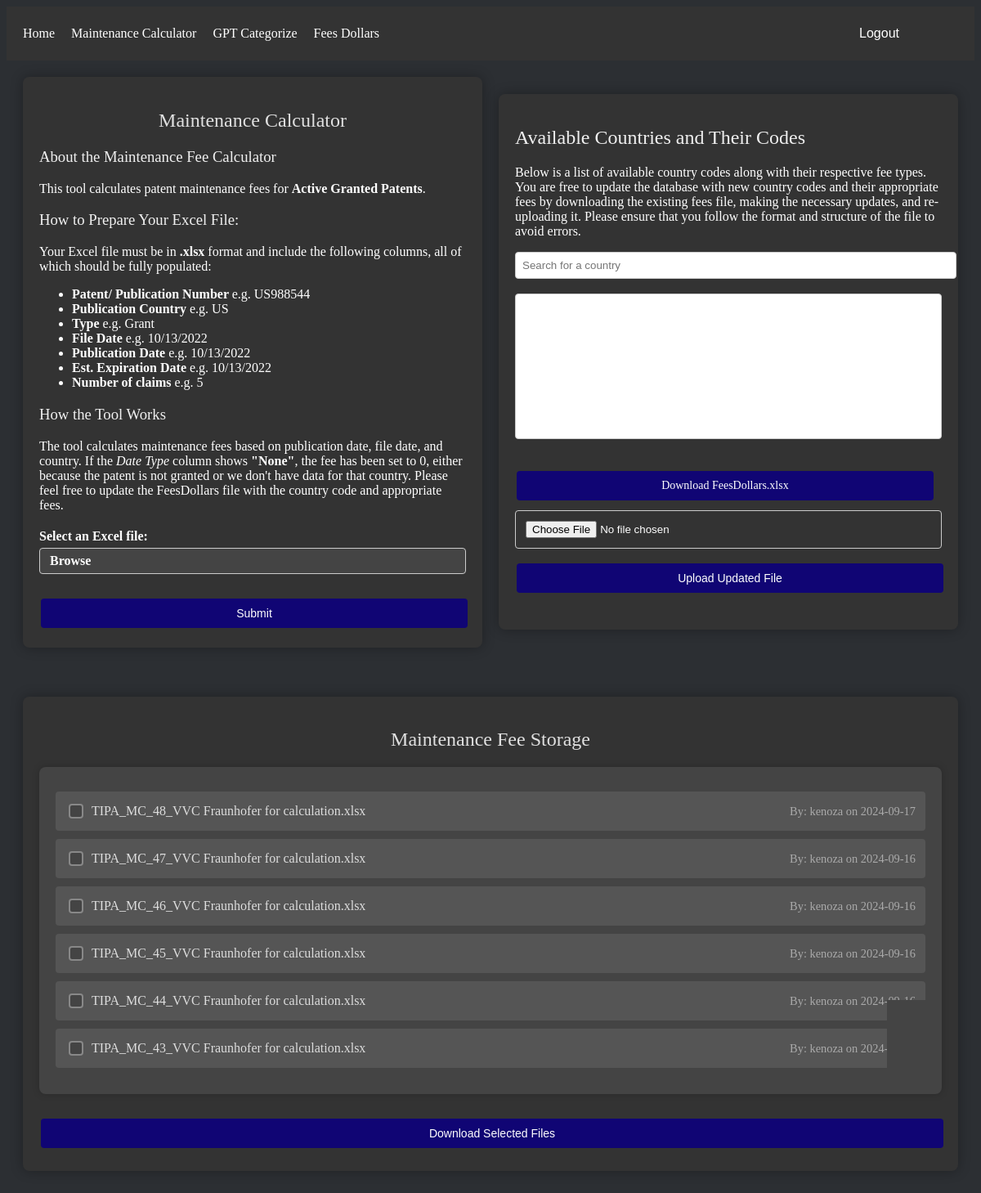
Page /calculate/ (signed in) on the committed database.
### calculator/models.py (models this page shows, shortened)
class CalculationResult(models.Model):
    filename = models.CharField(max_length=255)  # The name of the file
    file_content = models.BinaryField(blank=True, null=True)  # The binary content of the file (Excel/CSV)
    created_at = models.DateTimeField(auto_now_add=True)
    created_by = models.ForeignKey(User, on_delete=models.SET_NULL, null=True)  # Tracks the user who uploaded/created the file
    created_by_username = models.CharField(max_length=255, blank=True, null=True)  # Store the username as a string

### calculator/views.py (the view)
# urls.py: path('calculate/', views.calculate_fees_view, name='calculate_fees'),
@login_required
def calculate_fees_view(request):
    if request.method == "POST":
        form = UploadFileForm(request.POST, request.FILES)
        if form.is_valid():
            file = form.cleaned_data["file"]
            try:
                full_patent_df, patent_df = read_patent_data(file)
                patent_info = extract_patent_info(patent_df)
                fees_info_path = os.path.join(settings.BASE_DIR, 'calculator', 'data', 'feesdollars.xlsx')
                fees_info = read_fees_data(fees_info_path)
                country_codes_and_names = {
                    code: {
                        'country': fees_info.iloc[1][code],
                        'type': fees_info.iloc[0][code]
                    }
                    for code in fees_info.columns
                }
                date_types = locate_country_code_in_fees(patent_info, fees_info)
                results_df = patent_df.copy()
                results_df['Date Type'] = None
                for i, patent in enumerate(patent_info):
                    results_df = date_check(patent, date_types, fees_info, results_df, i)
                if 'Total Fees' in results_df.columns:
                    results_df['Total Fees'] = pd.to_numeric(results_df['Total Fees'], errors='coerce')
                year_columns = [col for col in results_df.columns if col.isdigit()]
                if year_columns:
                    results_df[year_columns] = results_df[year_columns].apply(pd.to_numeric, errors='coerce')
                results_df = post_process_fees(results_df)
                results_df = add_total_fees_per_patent(results_df)
                results_df = calculate_grand_total(results_df)
                output_buffer = BytesIO()
                with pd.ExcelWriter(output_buffer, engine='openpyxl') as writer:
                    results_df.to_excel(writer, sheet_name='Calculated Fees', index=False)
                output_buffer.seek(0)  # Reset buffer pointer
                workbook = load_workbook(output_buffer)  # Load the workbook into openpyxl
                create_overview_sheet(workbook, results_df)
                format_dates_and_currency(workbook)
                final_output = BytesIO()
                workbook.save(final_output)  # Save the updated workbook to BytesIO
                final_output.seek(0)  # Reset pointer to the beginning
                project_id = CalculationResult.objects.count() + 1
                original_filename = os.path.splitext(file.name)[0]
                new_filename = f"TIPA_MC_{project_id}_{original_filename}.xlsx"
                CalculationResult.objects.create(
                    filename=new_filename,
                    file_content=final_output.getvalue(),  # Save the Excel file content as binary
                    created_by=request.user
                )
                return redirect('calculate_fees')
            except (MissingRequiredColumnsError, ExcelError) as e:
                error_message = str(e)
            except Exception as e:
                error_message = f"An unexpected error occurred: {str(e)}"
        result_files_calculation = CalculationResult.objects.order_by('-created_at')
        return render(request, 'calculator/calculate.html', {
            'form': form,
            'error_message': error_message,
            'result_files_calculation': result_files_calculation,
            'country_codes_and_names': country_codes_and_names,  # Pass the country codes and names
        })
    else:
        form = UploadFileForm()
        fees_info_path = os.path.join(settings.BASE_DIR, 'calculator', 'data', 'feesdollars.xlsx')
        fees_info = read_fees_data(fees_info_path)
        country_codes_and_names = {
            code: {
                'country': fees_info.iloc[1][code],
                        'type': fees_info.iloc[0][code]
                    }
                    for code in fees_info.columns
                }
        result_files_calculation = CalculationResult.objects.order_by('-created_at')
        return render(request, 'calculator/calculate.html', {
            'form': form,
            'result_files_calculation': result_files_calculation,
            'country_codes_and_names': country_codes_and_names,  # Pass the country codes and names
        })

### calculator/forms.py
class UploadFileForm(forms.Form):
    file = forms.FileField(label='Select an Excel file')

### calculator/utils/fees_reader.py (called while the page is built)
def read_fees_data(file_path):
    try:
        fees_df = pd.read_excel(file_path)
    except FileNotFoundError:
        logging.error(f"File not found: {file_path}. Returning empty fees data.")
        return pd.DataFrame()  # Return an empty DataFrame if file is not found
    except Exception as e:
        logging.error(f"Error reading Excel file {file_path}: {e}. Returning empty fees data.")
        return pd.DataFrame()  # Return an empty DataFrame if an error occurs
    if fees_df.empty:
        logging.warning(f"Fees data is empty in {file_path}")
    return fees_df

### calculator/templates/calculator/Calculate.html (shortened to what this page needs)
{% extends "calculator/base.html" %}
{% block content %}
<div class="calc-page-container">
    <div class="calc-container">
        <h2 class="calc-heading">Maintenance Calculator</h2>
        <div class="calc-user-manual">
            <h3>About the Maintenance Fee Calculator</h3>
            <p>This tool calculates patent maintenance fees for <strong>Active Granted Patents</strong>.</p>
            <h3>How to Prepare Your Excel File:</h3>
            <p>Your Excel file must be in <strong>.xlsx</strong> format and include the following columns, all of which should be fully populated:</p>
            <ul>
                <li><strong>Patent/ Publication Number </strong>  e.g. US988544</li>
                <li><strong>Publication Country </strong>  e.g. US</li>
                <li><strong>Type</strong>  e.g. Grant</li>
                <li><strong>File Date </strong>  e.g. 10/13/2022</li>
                <li><strong>Publication Date </strong>  e.g. 10/13/2022</li>
                <li><strong>Est. Expiration Date </strong>  e.g. 10/13/2022</li>
                <li><strong>Number of claims </strong>  e.g. 5</li>
            </ul>
            <h3>How the Tool Works</h3>
            <p>The tool calculates maintenance fees based on publication date, file date, and country. If the <em>Date Type</em> column shows <strong>"None"</strong>, the fee has been set to 0, either because the patent is not granted or we don't have data for that country. Please feel free to update the FeesDollars file with the country code and appropriate fees.</p>
        </div>
        <form method="post" enctype="multipart/form-data" class="calc-form">
            <div class="calc-form-group">
                {{ form.file.label_tag }}
                <label class="calc-custom-file-upload">
                    Browse
                </label>
            </div>
            <button type="submit" class="calc-btn">Submit</button>
        </form>
    </div>
    <div class="calc-fees-container">
        <h2 class="fees-heading">Available Countries and Their Codes</h2>
        <p>Below is a list of available country codes along with their respective fee types. You are free to update the database with new country codes and their appropriate fees by downloading the existing fees file, making the necessary updates, and re-uploading it. Please ensure that you follow the format and structure of the file to avoid errors.</p>
        <div class="dropdown-container">
            <input type="text" id="country-search" class="dropdown-search" placeholder="Search for a country">
            <select id="country-list" class="dropdown-menu" size="10">
            </select>
        </div>
        <div class="fees-button-container">
            <a href="{% url 'download_fees' %}" class="btn fees-download-btn" style="max-width: 90%;">Download FeesDollars.xlsx</a>
        </div>
        <form method="post" action="{% url 'upload_fees' %}" enctype="multipart/form-data" class="fees-upload-form">
            <label class="fees-custom-file-upload">
                <input type="file" name="fees_file" accept=".xlsx" required>
            </label>
            <button type="submit" class="btn fees-upload-btn">Upload Updated File</button>
        </form>
    </div>
</div>
<div class="calc-results-container">
    <h2 class="calc-results-heading">Maintenance Fee Storage</h2>
    <form id="download-form" method="post" action="{% url 'bulk_download' %}" class="calc-results-form">
        <div class="calc-repository-sections">
            <div class="calc-repository-section">
                <div class="calc-scrollable">
                    <ul class="calc-file-list">
                        {% for file in result_files_calculation %}
                            <li class="calc-file-item" onclick="toggleCheckbox(this)">
                                <label>
                                    <input type="checkbox" name="selected_files" value="{{ file.filename }}" class="calc-file-checkbox">
                                    <span class="calc-file-name">{{ file.filename }}</span>
                                    <span class="calc-file-date">By: {{ file.created_by.username }} on {{ file.created_at|date:"Y-m-d" }}</span>
                                </label>
                            </li>
                        {% endfor %}
                    </ul>
                </div>
            </div>
        </div>
        <button type="submit" class="calc-btn">Download Selected Files</button>
    </form>
</div>
{% endblock %}

### calculator/templates/calculator/base.html (shortened to what this page needs)
<!DOCTYPE html>
{% load static %}
<html>
<head>
    <link rel="stylesheet" type="text/css" href="{% static 'calculator/styles1.css' %}">
</head>
<body>
    <div class="navbar">
        <div class="nav-left">
            <a href="{% url 'home' %}" class="nav-link">Home</a>
            <a href="{% url 'calculate_fees' %}" class="nav-link">Maintenance Calculator</a>
            <a href="{% url 'gpt-categorize' %}" class="nav-link">GPT Categorize</a>
            <a href="{% url 'view_fees_dollars' %}" class="nav-link">Fees Dollars</a>
        </div>
        <div class="nav-right">
            {% if user.is_authenticated %}
                <form method="POST" action="{% url 'logout' %}" style="display: inline;">
                    <button type="submit" style="background: none; border: none; color: white; cursor: pointer;">Logout</button>
                </form>
            {% else %}
                <a href="{% url 'login' %}" style="text-decoration: none; color: white;">Login</a>
            {% endif %}
        </div>
    </div>
    <div class="container">
        {% block content %}
        {% endblock %}
    </div>
</body>
</html>

### calculator/static/calculator/styles1.css (style rules this page uses)
body { background-color: #2c2f33; color: #e0e0e0; }
.container { padding: 20px; }
h1, h2, h3 { color: #f0f0f0; font-weight: normal; }
.navbar { display: flex; justify-content: space-between; align-items: center; padding: 10px; background-color: #333; position: sticky; top: 0; z-index: 1000; margin: 0; }
.nav-left, .nav-right { display: flex; align-items: center; }
.nav-link { color: white; padding: 10px; text-decoration: none; }
.nav-right { margin-left: auto; margin-right: 60px; }
button, .btn { background-color: #333; color: white; border: none; padding: 10px 20px; text-align: center; text-decoration: none; display: inline-block; font-size: 16px; margin: 4px 2px; cursor: pointer; border-radius: 4px; transition: background-color 0.3s; }
input[type="file"], select, textarea { width: 100%; padding: 12px; margin: 8px 0; display: inline-block; border: 1px solid #ccc; border-radius: 4px; box-sizing: border-box; }
a { text-decoration: none; color: black; }
.calc-container { background-color: #333; padding: 20px; border-radius: 8px; box-shadow: 0 0 15px rgba(0, 0, 0, 0.3); color: #fff; max-width: 100%; width: 70%; top: 0; min-height: 615px }
.calc-heading { font-size: 24px; margin-bottom: 20px; color: #e0e0e0; text-align: center; }
.calc-form { margin-top: 20px; }
.calc-form .calc-form-group { margin-bottom: 20px; }
.calc-form label { display: block; margin-bottom: 5px; font-weight: bold; }
.calc-custom-file-upload { display: inline-block; padding: 6px 12px; cursor: pointer; color: #fff; background-color: #444; border-radius: 4px; border: 1px solid #ccc; }
.calc-btn { background-color: #100574; color: white; padding: 10px 20px; border: none; border-radius: 4px; cursor: pointer; margin-top: 10px; display: inline-block; text-align: center; text-decoration: none; font-size: 14px; width: 100%; }
.dropdown-container { margin-bottom: 20px; }
.dropdown-search { width: 100%; padding: 8px; margin-bottom: 10px; border: 1px solid #ccc; border-radius: 4px; }
.dropdown-menu { width: 100%; padding: 8px; border: 1px solid #ccc; border-radius: 4px; overflow-y: auto; }
.calc-fees-container { background-color: #333; padding: 20px; border-radius: 8px; box-shadow: 0 0 15px rgba(0, 0, 0, 0.3); color: #fff; max-width: 100%; width: 70%; margin: auto; min-height: 615px; }
.calc-page-container { display: flex; justify-content: center; align-items: center; gap: 20px; margin-bottom: 60px; }
.calc-results-container { background-color: #333; padding: 20px; border-radius: 8px; box-shadow: 0 0 15px rgba(0, 0, 0, 0.3); color: #fff; margin: 0; position: relative; left: 0; right: 0; box-sizing: border-box; height: 580px; }
.calc-results-heading { font-size: 24px; margin-bottom: 20px; color: #e0e0e0; text-align: center; }
.calc-results-form { margin-top: 20px; height: 400px; }
.calc-repository-sections { display: flex; justify-content: space-between; gap: 20px; margin-bottom: 20px; height: 100%; }
.calc-repository-section { flex: 1; background-color: #444; padding: 20px; border-radius: 8px; box-shadow: 0 0 10px rgba(0, 0, 0, 0.2); max-height: 100%; overflow: hidden; display: flex; flex-direction: column; }
.calc-scrollable { max-height: calc(100% - 20px); overflow-y: auto; margin-top: 10px; flex-grow: 1; }
.calc-file-list { list-style: none; padding: 0; margin: 0; }
.calc-file-item { padding: 12px; margin-bottom: 10px; background-color: #555; border-radius: 4px; cursor: pointer; transition: background-color 0.3s ease; display: flex; align-items: center; }
.calc-file-item label { display: flex; align-items: center; width: 100%; justify-content: space-between; }
.calc-file-checkbox { width: 18px; height: 18px; appearance: none; background-color: #444; border: 2px solid #888; border-radius: 4px; outline: none; cursor: pointer; margin-right: 10px; transition: background-color 0.3s ease; }
.calc-file-name { color: #ddd; flex-grow: 1; }
.calc-file-date { color: #aaa; font-size: 0.9em; }
.btn { background-color: #4CAF50; color: white; padding: 8px 12px; border: none; border-radius: 4px; cursor: pointer; text-align: center; text-decoration: none; font-size: 14px; transition: background-color 0.3s ease; }
.btn { background-color: #100574; color: white; padding: 10px 20px; border: none; border-radius: 4px; cursor: pointer; margin-top: 10px; display: inline-block; text-align: center; text-decoration: none; font-size: 14px; width: 100%; }

### rows in the picture
CalculationResult: filename "TIPA_MC_48_VVC Fraunhofer for calculation.xlsx", created_by.username "kenoza", created_at "2024-09-17"
CalculationResult: filename "TIPA_MC_47_VVC Fraunhofer for calculation.xlsx", created_by.username "kenoza", created_at "2024-09-16"
CalculationResult: filename "TIPA_MC_46_VVC Fraunhofer for calculation.xlsx", created_by.username "kenoza", created_at "2024-09-16"
CalculationResult: filename "TIPA_MC_45_VVC Fraunhofer for calculation.xlsx", created_by.username "kenoza", created_at "2024-09-16"
CalculationResult: filename "TIPA_MC_44_VVC Fraunhofer for calculation.xlsx", created_by.username "kenoza", created_at "2024-09-16"
CalculationResult: filename "TIPA_MC_43_VVC Fraunhofer for calculation.xlsx", created_by.username "kenoza", created_at "2024-09-16"
